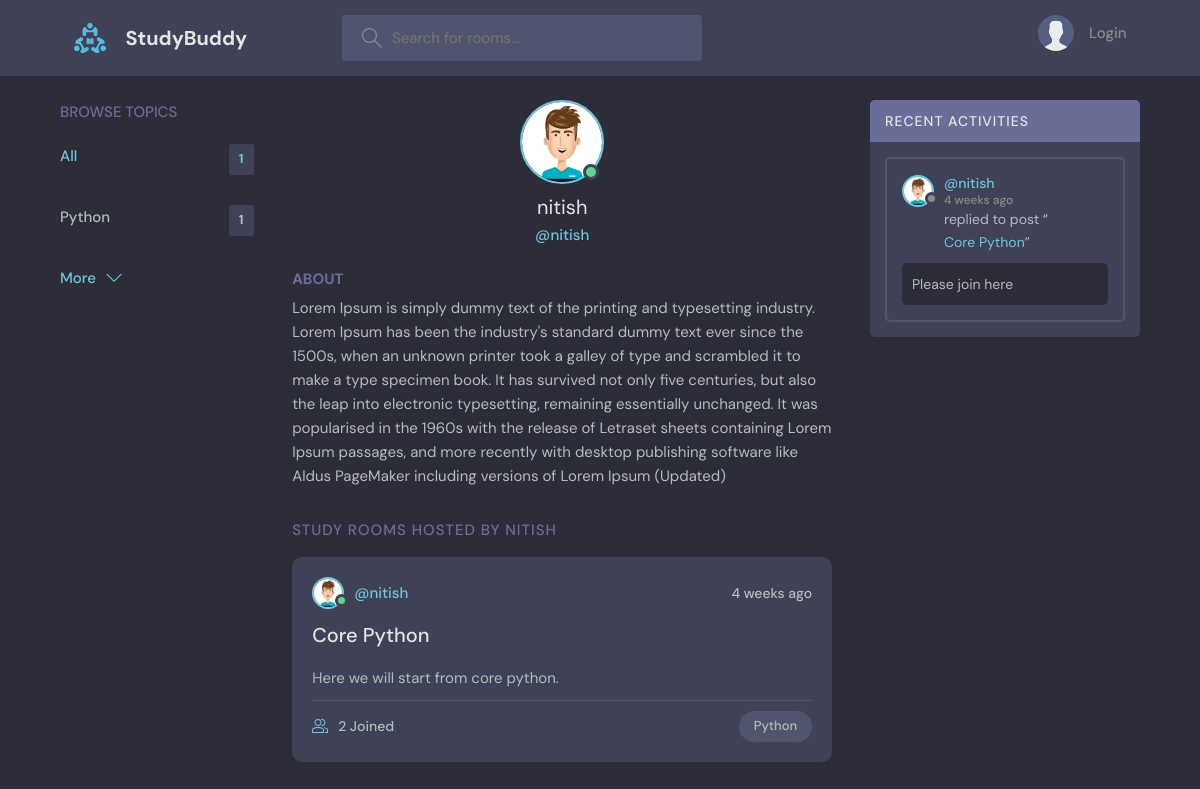
Page /profile/1/ on the committed database.
### base/models.py (models this page shows, shortened)
class Topic(models.Model):
    name = models.CharField(max_length=200)

class User(AbstractUser):
    name = models.CharField(max_length=255, null=True)
    email = models.EmailField(unique=True, null=True)
    bio = models.TextField(null=True)
    avatar = models.ImageField(null=True, default='dp.jpg')
    USERNAME_FIELD = 'email'
    REQUIRED_FIELDS = []

class Message(models.Model):
    user = models.ForeignKey(User, on_delete=models.CASCADE)
    room = models.ForeignKey(Room, on_delete=models.CASCADE)
    body = models.TextField()
    updated = models.DateTimeField(auto_now=True)
    created = models.DateTimeField(auto_now_add=True)
    class Meta:
        ordering = ['-updated', '-created'] # - means descending order

class Room(models.Model):
    host = models.ForeignKey(User, on_delete=models.SET_NULL, null=True)
    topic = models.ForeignKey(Topic, on_delete=models.SET_NULL, null=True)
    name = models.CharField(max_length=200)
    description = models.TextField(null=True, blank=True)
    participants = models.ManyToManyField(User, related_name='participants', blank=True) # many to many relationship
    updated = models.DateTimeField(auto_now=True)
    created = models.DateField(auto_now_add=True)
    class Meta:
        ordering = ['-updated', '-created'] # - means descending order
    def __str__(self):
        return self.name

### base/views.py (the view)
# urls.py: path('profile/<str:pk>/', views.profilePage, name='profile'),
def profilePage(request, pk):
    users = User.objects.get(id=pk)
    rooms  = users.room_set.all()
    room_messages = users.message_set.all()
    all_topics_count = Topic.objects.all().count()
    topics = Topic.objects.all()[0:5]
    print('---------------------')
    print(room_messages.query)
    print('---------------------')
    context = {'users':users, 'rooms': rooms, 'room_messages':room_messages, 'topics':topics, 'all_topics_count':all_topics_count}
    return render(request, 'base/profile.html', context)

### base/templates/base/profile.html (shortened to what this page needs)
{% extends 'main.html' %}
{% block content %}
  {% load static %}
  <main class="profile-page layout layout--3">
    <div class="container">
      {% include 'base/topics_component.html' %}
      {% load static %}
  <div class="roomList">
    <div class="profile">
      <div class="profile__avatar">
        <div class="avatar avatar--large active">
          <img src="{{users.avatar.url}}" />
        </div>
      </div>
      <div class="profile__info">
        <h3>{{users.username}}</h3>
        <p>@{{users.username}}</p>
      </div>
      <div class="profile__about">
        <h3>About</h3>
        <p>
            {{users.bio}}
        </p>
      </div>
    </div>
    <div class="roomList__header">
      <div>
        <h2>Study Rooms Hosted by {{users.username}}</a>
        </h2>
      </div>
    </div>
    {% for room_message in room_messages %}
    <div class="roomListRoom">
      <div class="roomListRoom__header">
        <a href="profile.html" class="roomListRoom__author">
          <div class="avatar avatar--small active">
            <img src="{{room_message.user.avatar.url}}" />
          </div>
          <span>@{{room_message.user.username}}</span>
        </a>
        <div class="roomListRoom__actions">
          <span>{{room_message.created|timesince}} ago</span>
        </div>
      </div>
      <div class="roomListRoom__content">
        <a href="{% url 'room' room_message.room.id %}">{{room_message.room}}</a>
        <p>
          {{room_message.room.description}}
        </p>
      </div>
      <div class="roomListRoom__meta">
        <a class="roomListRoom__joined">
          {{room_message.room.participants.all.count}} Joined
        </a>
        <p class="roomListRoom__topic">{{room_message.room.topic.name}}</p>
      </div>
    </div>
    {% endfor %}
  </div>
      {% include 'base/activity_component.html' %}
    </div>
  </main>
{% endblock content %}

### base/templates/base/topics_component.html
<div class="topics">
    <div class="topics__header">
      <h2>Browse Topics</h2>
    </div>
    <ul class="topics__list">
      <li>
        <a href="{% url 'home' %}" class="active">All <span>{{all_topics_count}}</span></a>
      </li>
      {% for topic in topics %}
      <li>
        <a href="{% url 'home'%}?q={{topic.name}}">{{topic.name}} <span>{{topic.room_set.all.count}}</span></a>
      </li>
      {% endfor %}
    </ul>
    <a class="btn btn--link" href="{% url 'topics' %}">
      More
      <svg version="1.1" xmlns="http://www.w3.org/2000/svg" width="32" height="32" viewBox="0 0 32 32">
        <title>chevron-down</title>
        <path d="M16 21l-13-13h-3l16 16 16-16h-3l-13 13z"></path>
      </svg>
    </a>
  </div>

### base/templates/base/activity_component.html (shortened to what this page needs)
{% load static %}
  <div class="activities">
    <div class="activities__header">
      <h2>Recent Activities</h2>
    </div>
    {% for room_message in room_messages %}
      <div class="activities__box">
        <div class="activities__boxHeader roomListRoom__header">
          <a href="{% url 'profile' room_message.user.id %}" class="roomListRoom__author">
            <div class="avatar avatar--small">
              <img src="{{room_message.user.avatar.url}}" />
            </div>
            <p>
              @{{room_message.user.username}}
              <span>{{room_message.created|timesince}} ago</span>
            </p>
          </a>
        </div>
        <div class="activities__boxContent">
          <p>replied to post “<a href="{% url 'room' room_message.room.id %}">{{room_message.room.name}}</a>”</p>
          <div class="activities__boxRoomContent">
            {{room_message.body}}
          </div>
        </div>
      </div>
    {% endfor %}
  </div>

### rows in the picture
Topic: name "Python", room_set.all.count "1"
User: avatar (picture), username "nitish", bio "Lorem Ipsum is simply dummy text of the printing and typesetting industry. Lorem Ipsum has been the industry's standard dummy text ever since the 1500s, when an unknown printer took a galley of type and scrambled it to make a type specimen book. It has survived not only five centuries, but also the leap into electronic typesetting, remaining essentially unchanged. It was popularised in the 1960s with the release of Letraset sheets containing Lorem Ipsum passages, and more recently with desktop publishing software like Aldus PageMaker including versions of Lorem Ipsum (Updated)", username "NITISH"
Message: user.avatar (picture), user.username "nitish", created "4 weeks", room "Core Python", room.description "Here we will start from core python.", room.participants.all.count "2", room.topic.name "Python", room.name "Core Python", body "Please join here"

### other values in the picture
{{ all_topics_count }} "1"
